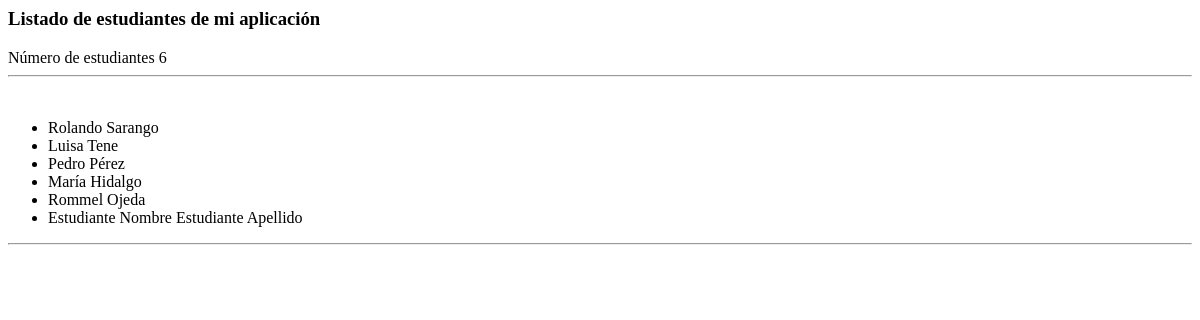
Page /administrativo/listado-estudiantes on the earlier database version.
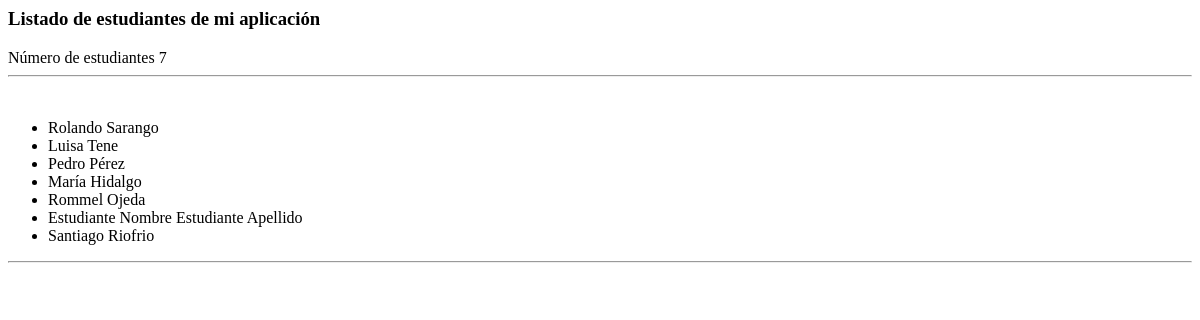
Same page on the later database version.
### administrativo/models.py (models this page shows, shortened)
class Estudiante(models.Model):
    nombre = models.CharField(max_length=30)
    apellido = models.CharField(max_length=30)
    cedula = models.CharField(max_length=30, unique=True)

### administrativo/views.py (the view)
# urls.py: path('listado-estudiantes', views.listadoEstudiantes,
def listadoEstudiantes(request):
    estudiantes = Estudiante.objects.all()
    titulo = "Listado de estudiantes de mi aplicación"
    informacion_template = {'estudiantes': estudiantes,
    'numero_estudiantes': len(estudiantes), 'mititulo': titulo}
    return render(request, 'listadoEstudiantes.html', informacion_template)

### administrativo/templates/listadoEstudiantes.html (shortened to what this page needs)
<h3>{{ mititulo }}</h3>
Número de estudiantes {{ numero_estudiantes }}
<hr>
<ul>
{% for e in estudiantes %}
  <li>{{e.nombre}} {{e.apellido}}</li>
{% endfor %}
</ul>
<hr>

Differences in the rows shown:
added Estudiante: nombre "Santiago", apellido "Riofrio"
Other differences:
{{ numero_estudiantes }}: "6" → "7"
